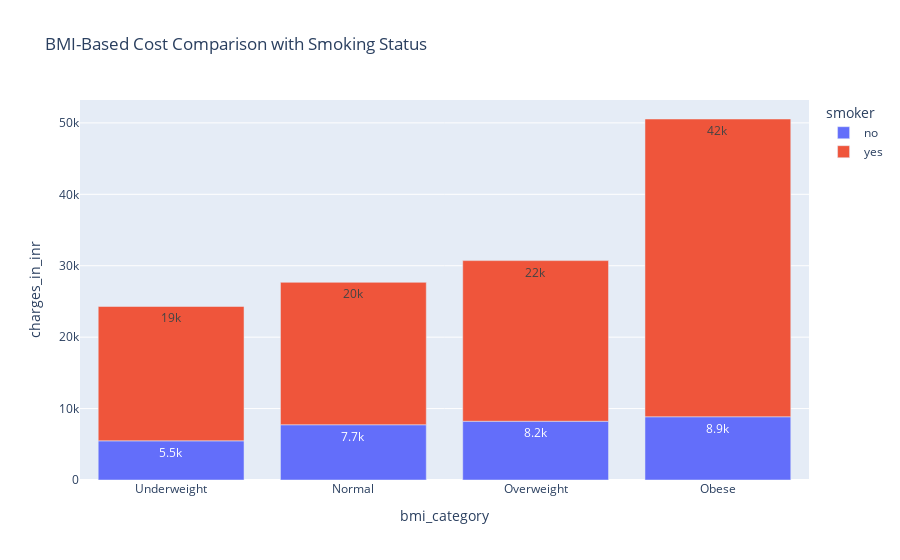

Source (notebook cell):
### Markdown cell above
Older people have higher health risks, more medical needs, and frequent treatments, so insurance charges rise with age.

Key Insight:

Age is a strong factor—insurance becomes more expensive as people get older.

### Code cell
# --------------------------------------------------
# Q8. Discount eligibility – STACKED BAR
# --------------------------------------------------
discount_view = df.groupby(
    ['bmi_category', 'smoker']
)['charges_in_inr'].mean().reset_index()

px.bar(
    discount_view,
    x='bmi_category',
    y='charges_in_inr',
    color='smoker',
    title='BMI-Based Cost Comparison with Smoking Status',
    text_auto='.2s'
).show()

### Figure 1 — Plotly figure (JSON) as saved in the notebook; plotly's stock layout.template omitted (floating-point values rounded to 4 significant figures)
{"data": [{"hovertemplate": "smoker=no<br>bmi_category=%{x}<br>charges_in_inr=%{y}<extra></extra>", "legendgroup": "no", "marker": {"color": "#636efa", "pattern": {"shape": ""}}, "name": "no", "orientation": "v", "showlegend": true, "textposition": "auto", "texttemplate": "%{y:.2s}", "type": "bar", "x": ["Underweight", "Normal", "Overweight", "Obese"], "xaxis": "x", "y": [5485.0, 7735.0, 8226.0, 8853.0], "yaxis": "y"}, {"hovertemplate": "smoker=yes<br>bmi_category=%{x}<br>charges_in_inr=%{y}<extra></extra>", "legendgroup": "yes", "marker": {"color": "#EF553B", "pattern": {"shape": ""}}, "name": "yes", "orientation": "v", "showlegend": true, "textposition": "auto", "texttemplate": "%{y:.2s}", "type": "bar", "x": ["Underweight", "Normal", "Overweight", "Obese"], "xaxis": "x", "y": [18810.0, 19940.0, 22490.0, 41690.0], "yaxis": "y"}], "layout": {"barmode": "relative", "legend": {"title": {"text": "smoker"}, "tracegroupgap": 0}, "title": {"text": "BMI-Based Cost Comparison with Smoking Status"}, "xaxis": {"anchor": "y", "domain": [0, 1], "title": {"text": "bmi_category"}}, "yaxis": {"anchor": "x", "domain": [0, 1], "title": {"text": "charges_in_inr"}}}}
